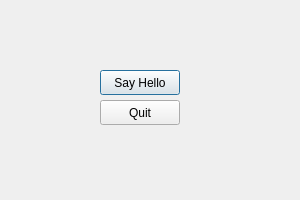
<?xml version="1.0" encoding="UTF-8"?>
<ui version="4.0">
 <class>Dialog</class>
 <widget class="QDialog" name="Dialog">
  <property name="geometry">
   <rect>
    <x>0</x>
    <y>0</y>
    <width>300</width>
    <height>200</height>
   </rect>
  </property>
  <property name="windowTitle">
   <string>Dialog</string>
  </property>
  <widget class="QPushButton" name="pushButton1">
   <property name="geometry">
    <rect>
     <x>100</x>
     <y>70</y>
     <width>80</width>
     <height>25</height>
    </rect>
   </property>
   <property name="text">
    <string>Say Hello</string>
   </property>
  </widget>
  <widget class="QPushButton" name="pushButton2">
   <property name="geometry">
    <rect>
     <x>100</x>
     <y>100</y>
     <width>80</width>
     <height>25</height>
    </rect>
   </property>
   <property name="text">
    <string>Quit</string>
   </property>
  </widget>
 </widget>
 <resources/>
 <connections>
  <connection>
   <sender>pushButton1</sender>
   <signal>clicked()</signal>
   <receiver>Dialog</receiver>
   <slot>pushButton1Click()</slot>
   <hints>
    <hint type="sourcelabel">
     <x>147</x>
     <y>75</y>
    </hint>
    <hint type="destinationlabel">
     <x>228</x>
     <y>48</y>
    </hint>
   </hints>
  </connection>
  <connection>
   <sender>pushButton2</sender>
   <signal>clicked()</signal>
   <receiver>Dialog</receiver>
   <slot>pushButton2Click()</slot>
   <hints>
    <hint type="sourcelabel">
     <x>106</x>
     <y>102</y>
    </hint>
    <hint type="destinationlabel">
     <x>24</x>
     <y>150</y>
    </hint>
   </hints>
  </connection>
 </connections>
 <slots>
  <slot>pushButton1Click()</slot>
  <slot>pushButton2Click()</slot>
 </slots>
</ui>
